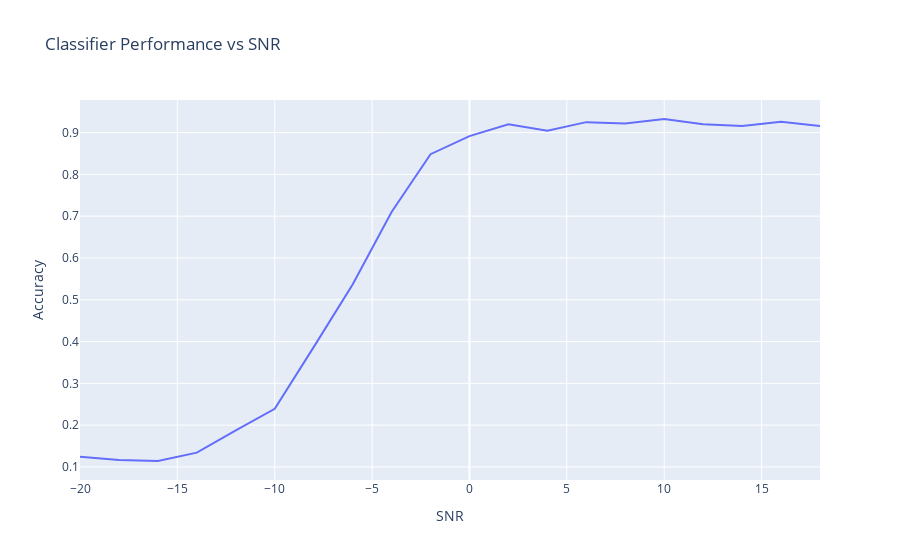

Notebook source saved alongside this figure:
### Code cell
import plotly.express as px

df = px.data.gapminder().query("country=='Canada'")
fig = px.line(results_df, x="SNR", y="Accuracy", title='Classifier Performance vs SNR')
fig.show()

### Figure 1 — Plotly figure (JSON) as saved in the notebook; plotly's stock layout.template omitted (floating-point values rounded to 4 significant figures)
{"data": [{"hovertemplate": "SNR=%{x}<br>Accuracy=%{y}<extra></extra>", "legendgroup": "", "line": {"color": "#636efa", "dash": "solid"}, "marker": {"symbol": "circle"}, "mode": "lines", "name": "", "orientation": "v", "showlegend": false, "type": "scatter", "x": [-20, -18, -16, -14, -12, -10, -8, -6, -4, -2, 0, 2, 4, 6, 8, 10, 12, 14, 16, 18], "xaxis": "x", "y": [0.1242, 0.1167, 0.1142, 0.1342, 0.1875, 0.2392, 0.3867, 0.5367, 0.71, 0.8483, 0.8917, 0.92, 0.9042, 0.925, 0.9217, 0.9325, 0.92, 0.9158, 0.9258, 0.9158], "yaxis": "y"}], "layout": {"legend": {"tracegroupgap": 0}, "title": {"text": "Classifier Performance vs SNR"}, "xaxis": {"anchor": "y", "domain": [0, 1], "title": {"text": "SNR"}}, "yaxis": {"anchor": "x", "domain": [0, 1], "title": {"text": "Accuracy"}}}}
